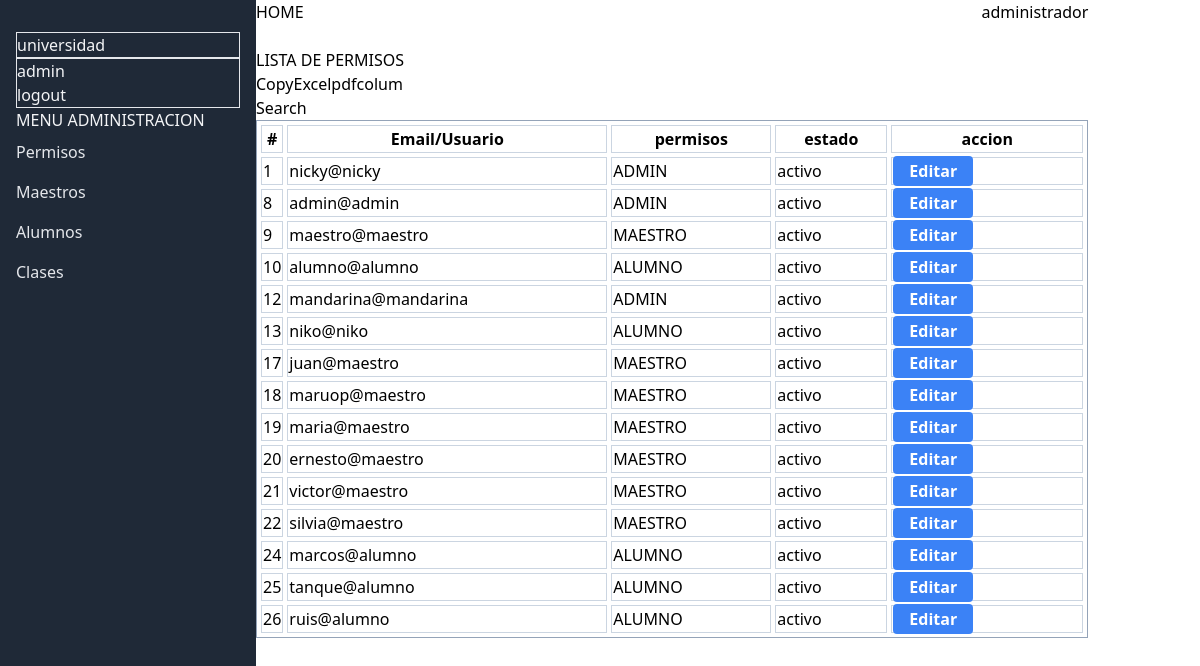
Page /admin/permisos on the earlier database version.
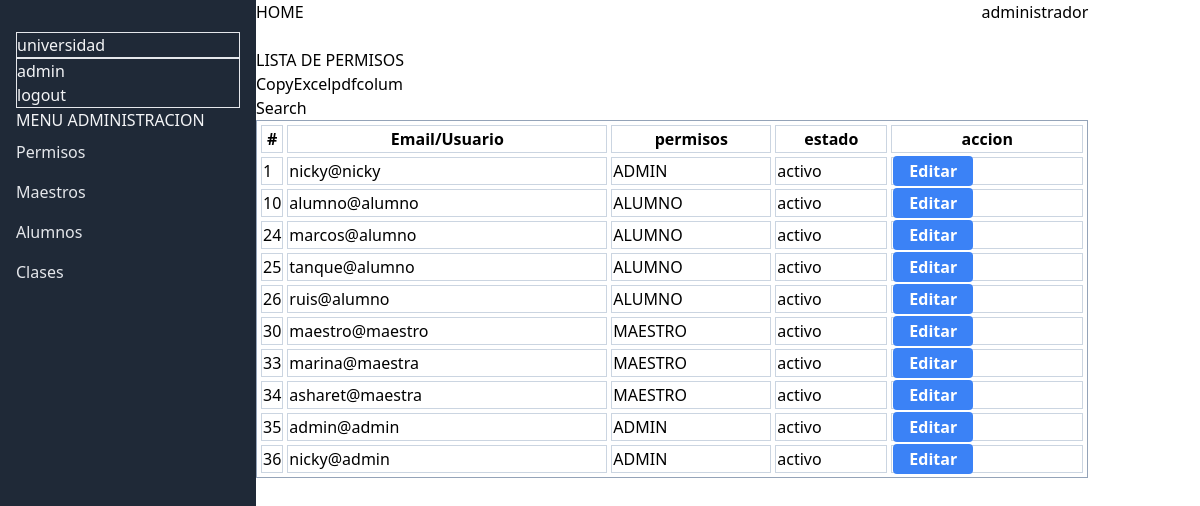
Same page on the later database version.
### tables this page shows
CREATE TABLE `usuarios` (
  `id` int(11) NOT NULL AUTO_INCREMENT,
  `correo` varchar(100) DEFAULT NULL,
  `password` varchar(250) DEFAULT NULL,
  `nombre` varchar(100) DEFAULT NULL,
  `apellido` varchar(100) DEFAULT NULL,
  `direccion` varchar(100) DEFAULT NULL,
  `fecha_nac` date DEFAULT NULL,
  `rol` int(11) DEFAULT NULL,
  `id_materias` int(11) DEFAULT NULL,
  PRIMARY KEY (`id`),
  KEY `usuarios_FK` (`rol`),
  KEY `usuarios_FK_1` (`id_materias`),
  CONSTRAINT `usuarios_FK` FOREIGN KEY (`rol`) REFERENCES `roles` (`id_rol`) ON DELETE CASCADE,
  CONSTRAINT `usuarios_FK_1` FOREIGN KEY (`id_materias`) REFERENCES `materia` (`id`) ON DELETE SET NULL
);

### Controllers/AdminController.php (called while the page is built, shortened)
<?php
class AdminController
{
    protected $model;
    public function __construct()
    {
        $this->model = new User();
    }
    public function permisos()
    {
        $data = $this->model->all();
        include $_SERVER["DOCUMENT_ROOT"] . "/views/admin/dash_permisos.php";
    }
}

### config/database.php (called while the page is built)
<?php
return [
    "host" => "localhost",
    "dbname" => "universidad",
    "username" => "root",
    "password" => ""
];

### Models/Mode.php (called while the page is built, shortened)
<?php
class Model
{
    private $db;
    protected $table;
    public function __construct()
    {
        $config = include($_SERVER["DOCUMENT_ROOT"] . "/config/database.php");
        try {
            $this->db = new mysqli(
                $config["host"],
                $config["username"],
                $config["password"],
                $config["dbname"]
            );
        } catch (mysqli_sql_exception $e) {
            echo "Error: " . $e->getMessage();
        }
    }
    public function all()
    {
        $res = $this->db->query("select * from {$this->table}");
        $data = $res->fetch_all(MYSQLI_ASSOC);
        return $data;
    }
}

### views/admin/dash_permisos.php (the view, shortened to what the changed rows need)
<!DOCTYPE html>
<html lang="en">
<head>
    <script src="https://cdn.tailwindcss.com"></script>
</head>
<body>
    <div class="flex">
        <div class="bg-gray-800 text-gray-100 w-64 px-4 py-8 h-screen">
            <div class=" border border-b-1 space-y-10">
                <h1> universidad</h1>
            </div>
        </div>
        <div>
            <div>
                <h1> LISTA DE PERMISOS</h1>
            </div>
            <div class="overflow-auto ">
                <table class=" w-full table-auto border-separate border-spacing-1 border border-slate-400" class="border border-slate-300">
                    <thead>
                        <tr>
                            <th class="border border-slate-300"># </th>
                            <th class="border border-slate-300 w-80 "> Email/Usuario</th>
                            <th class="border border-slate-300 w-40"> permisos</th>
                            <th class="border border-slate-300 w-28">estado</th>
                            <th class="border border-slate-300 w-48">accion</th>
                        </tr>
                    </thead>
                    <tbody>
                        <?php
                        foreach ($data as $data) {
                        ?>
                            <tr>
                                <td class="border border-slate-300"> <?php echo $data['id']; ?></td>
                                <td class="border border-slate-300"><?php echo $data['correo']; ?></td>
                                <td class="border border-slate-300"><?php
                                                                    switch ($data['rol']) {
                                                                        case '1':
                                                                            echo " ADMIN";
                                                                            break;
                                                                        case '2':
                                                                            echo "MAESTRO";
                                                                            break;
                                                                        case '3':
                                                                            echo " ALUMNO";
                                                                            break;
                                                                    }    ?></td>
                                <td class="border border-slate-300">activo</td>
                                <td class="border border-slate-300">
                                    <a class="bg-blue-500 text-white font-bold py-1 px-4 rounded" href="/admin/permiso/edit?id=<?php echo $data['id'] ?>"> Editar</a>
                                </td>
                            </tr>
                        <?php  } ?>
                    </tbody>
                </table>
            </div>
        </div>
</body>
</html>

Differences in the rows shown:
removed usuarios: id "8", correo "admin@admin", shows "ADMIN"
removed usuarios: id "9", correo "maestro@maestro", shows "MAESTRO"
removed usuarios: id "12", correo "mandarina@mandarina", shows "ADMIN"
removed usuarios: id "13", correo "niko@niko", shows "ALUMNO"
removed usuarios: id "17", correo "juan@maestro", shows "MAESTRO"
removed usuarios: id "18", correo "maruop@maestro", shows "MAESTRO"
removed usuarios: id "19", correo "maria@maestro", shows "MAESTRO"
removed usuarios: id "20", correo "ernesto@maestro", shows "MAESTRO"
removed usuarios: id "21", correo "victor@maestro", shows "MAESTRO"
removed usuarios: id "22", correo "silvia@maestro", shows "MAESTRO"
added usuarios: id "30", correo "maestro@maestro", shows "MAESTRO"
added usuarios: id "33", correo "marina@maestra", shows "MAESTRO"
added usuarios: id "34", correo "asharet@maestra", shows "MAESTRO"
added usuarios: id "35", correo "admin@admin", shows "ADMIN"
added usuarios: id "36", correo "nicky@admin", shows "ADMIN"
